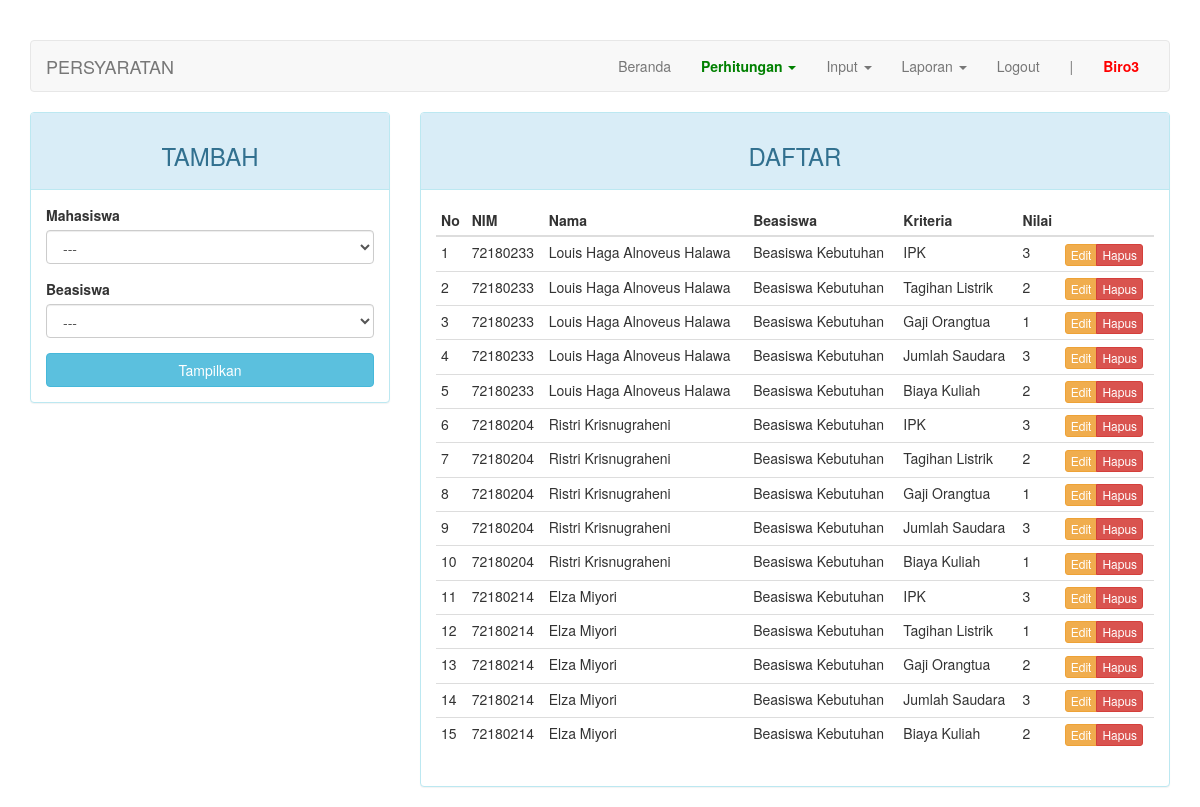
Page /index.php?page=nilai (signed in) on the committed database.
### tables this page shows
CREATE TABLE `nilai` (
  `kd_nilai` int(11) NOT NULL,
  `kd_beasiswa` int(11) DEFAULT NULL,
  `kd_kriteria` int(11) NOT NULL,
  `nim` char(9) NOT NULL,
  `nilai` float DEFAULT NULL
);

CREATE TABLE `mahasiswa` (
  `nim` char(9) NOT NULL,
  `nama` varchar(30) NOT NULL,
  `alamat` varchar(100) DEFAULT NULL,
  `jenis_kelamin` enum('Laki-laki','Perempuan') DEFAULT NULL,
  `tahun_mengajukan` char(4) NOT NULL
);

CREATE TABLE `beasiswa` (
  `kd_beasiswa` int(11) NOT NULL,
  `nama` varchar(50) DEFAULT NULL
);

CREATE TABLE `kriteria` (
  `kd_kriteria` int(11) NOT NULL,
  `kd_beasiswa` int(11) NOT NULL,
  `nama` varchar(50) DEFAULT NULL,
  `sifat` enum('min','max') DEFAULT NULL
);

### page/nilai.php (the view, shortened to what this page needs)
<?php
$update = (isset($_GET['action']) AND $_GET['action'] == 'update') ? true : false;
?>
<div class="row">
	<div class="col-md-4">
	    <div class="panel panel-<?= ($update) ? "warning" : "info" ?>">
	        <div class="panel-heading"><h3 class="text-center"><?= ($update) ? "EDIT" : "TAMBAH" ?></h3></div>
	        <div class="panel-body">
	            <form action="<?=$_SERVER["REQUEST_URI"]?>" method="post">
									<div class="form-group">
										<label for="nim">Mahasiswa</label>
										<?php if ($_POST): ?>
											<input type="text" name="nim" value="<?=$_POST["nim"]?>" class="form-control" readonly="on">
										<?php else: ?>
											<select class="form-control" name="nim">
												<option>---</option>
											</select>
										<?php endif; ?>
									</div>
									<div class="form-group">
	                  <label for="kd_beasiswa">Beasiswa</label>
										<?php if ($_POST): ?>
											<?php $q = $connection->query("SELECT nama FROM beasiswa WHERE kd_beasiswa=$_POST[kd_beasiswa]"); ?>
											<input type="text"value="<?=$q->fetch_assoc()["nama"]?>" class="form-control" readonly="on">
											<input type="hidden" name="kd_beasiswa" value="<?=$_POST["kd_beasiswa"]?>">
										<?php else: ?>
											<select class="form-control" name="kd_beasiswa" id="beasiswa">
												<option>---</option>
											</select>
										<?php endif; ?>
									</div>
	                <button type="submit" id="simpan" class="btn btn-<?= ($update) ? "warning" : "info" ?> btn-block"><?=($_POST) ? "Simpan" : "Tampilkan"?></button>
	            </form>
	        </div>
	    </div>
	</div>
	<div class="col-md-8">
	    <div class="panel panel-info">
	        <div class="panel-heading"><h3 class="text-center">DAFTAR</h3></div>
	        <div class="panel-body">
	            <table class="table table-condensed">
	                <thead>
	                    <tr>
	                        <th>No</th>
													<th>NIM</th>
													<th>Nama</th>
	                        <th>Beasiswa</th>
	                        <th>Kriteria</th>
	                        <th>Nilai</th>
	                        <th></th>
	                    </tr>
	                </thead>
	                <tbody>
	                    <?php $no = 1; ?>
	                    <?php if ($query = $connection->query("SELECT a.kd_nilai, c.nama AS nama_beasiswa, b.nama AS nama_kriteria, d.nim, d.nama AS nama_mahasiswa, a.nilai FROM nilai a JOIN kriteria b ON a.kd_kriteria=b.kd_kriteria JOIN beasiswa c ON a.kd_beasiswa=c.kd_beasiswa JOIN mahasiswa d ON d.nim=a.nim")): ?>
	                        <?php while($row = $query->fetch_assoc()): ?>
	                        <tr>
	                            <td><?=$no++?></td>
															<td><?=$row['nim']?></td>
															<td><?=$row['nama_mahasiswa']?></td>
	                            <td><?=$row['nama_beasiswa']?></td>
	                            <td><?=$row['nama_kriteria']?></td>
	                            <td><?=$row['nilai']?></td>
	                            <td>
	                                <div class="btn-group">
	                                    <a href="?page=nilai&action=update&key=<?=$row['kd_nilai']?>" class="btn btn-warning btn-xs">Edit</a>
	                                    <a href="?page=nilai&action=delete&key=<?=$row['kd_nilai']?>" class="btn btn-danger btn-xs">Hapus</a>
	                                </div>
	                            </td>
	                        </tr>
	                        <?php endwhile ?>
	                    <?php endif ?>
	                </tbody>
	            </table>
	        </div>
	    </div>
	</div>
</div>

### index.php (style rules this page uses)
body { margin-top: 40px; }

### rows in the picture
nilai: nim.nim "72180233", nim.nama "Louis Haga Alnoveus Halawa", kd_beasiswa.nama "Beasiswa Kebutuhan", kd_kriteria.nama "IPK", nilai "3"
nilai: nim.nim "72180233", nim.nama "Louis Haga Alnoveus Halawa", kd_beasiswa.nama "Beasiswa Kebutuhan", kd_kriteria.nama "Tagihan Listrik", nilai "2"
nilai: nim.nim "72180233", nim.nama "Louis Haga Alnoveus Halawa", kd_beasiswa.nama "Beasiswa Kebutuhan", kd_kriteria.nama "Gaji Orangtua", nilai "1"
nilai: nim.nim "72180233", nim.nama "Louis Haga Alnoveus Halawa", kd_beasiswa.nama "Beasiswa Kebutuhan", kd_kriteria.nama "Jumlah Saudara", nilai "3"
nilai: nim.nim "72180233", nim.nama "Louis Haga Alnoveus Halawa", kd_beasiswa.nama "Beasiswa Kebutuhan", kd_kriteria.nama "Biaya Kuliah", nilai "2"
nilai: nim.nim "72180204", nim.nama "Ristri Krisnugraheni", kd_beasiswa.nama "Beasiswa Kebutuhan", kd_kriteria.nama "IPK", nilai "3"
nilai: nim.nim "72180204", nim.nama "Ristri Krisnugraheni", kd_beasiswa.nama "Beasiswa Kebutuhan", kd_kriteria.nama "Tagihan Listrik", nilai "2"
nilai: nim.nim "72180204", nim.nama "Ristri Krisnugraheni", kd_beasiswa.nama "Beasiswa Kebutuhan", kd_kriteria.nama "Gaji Orangtua", nilai "1"
nilai: nim.nim "72180204", nim.nama "Ristri Krisnugraheni", kd_beasiswa.nama "Beasiswa Kebutuhan", kd_kriteria.nama "Jumlah Saudara", nilai "3"
nilai: nim.nim "72180204", nim.nama "Ristri Krisnugraheni", kd_beasiswa.nama "Beasiswa Kebutuhan", kd_kriteria.nama "Biaya Kuliah", nilai "1"
nilai: nim.nim "72180214", nim.nama "Elza Miyori", kd_beasiswa.nama "Beasiswa Kebutuhan", kd_kriteria.nama "IPK", nilai "3"
nilai: nim.nim "72180214", nim.nama "Elza Miyori", kd_beasiswa.nama "Beasiswa Kebutuhan", kd_kriteria.nama "Tagihan Listrik", nilai "1"
nilai: nim.nim "72180214", nim.nama "Elza Miyori", kd_beasiswa.nama "Beasiswa Kebutuhan", kd_kriteria.nama "Gaji Orangtua", nilai "2"
nilai: nim.nim "72180214", nim.nama "Elza Miyori", kd_beasiswa.nama "Beasiswa Kebutuhan", kd_kriteria.nama "Jumlah Saudara", nilai "3"
nilai: nim.nim "72180214", nim.nama "Elza Miyori", kd_beasiswa.nama "Beasiswa Kebutuhan", kd_kriteria.nama "Biaya Kuliah", nilai "2"

### other values in the picture
$str "PERSYARATAN"
$_SESSION["username"] "Biro3"
